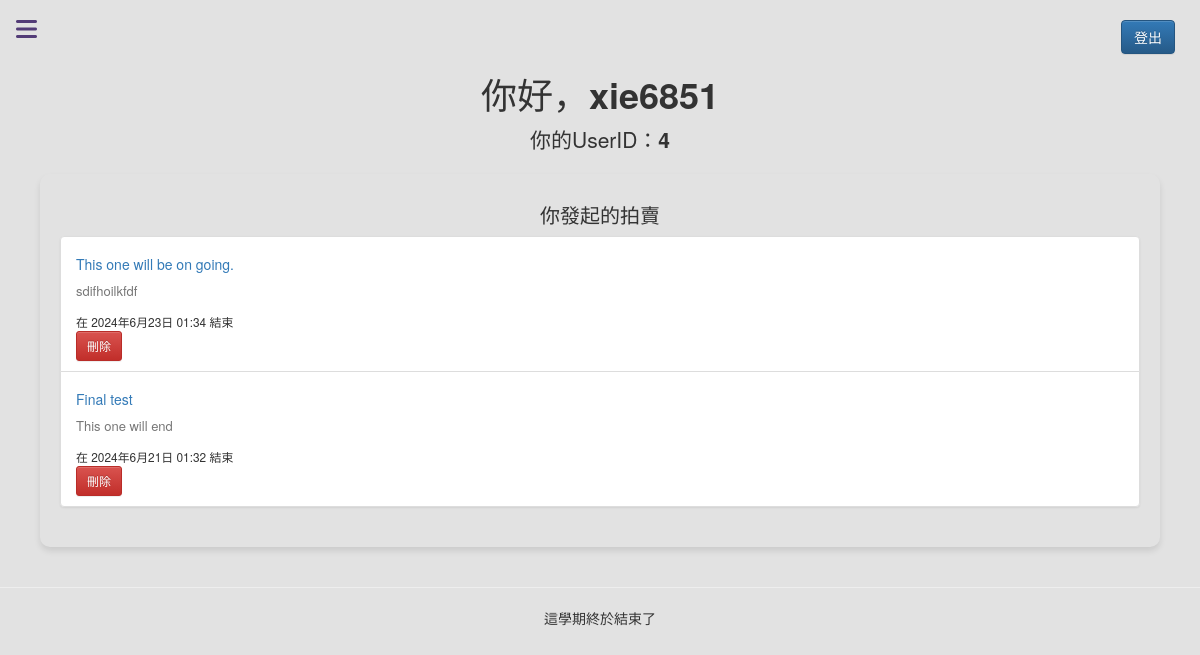
The app's page /account/ (signed in), older data.
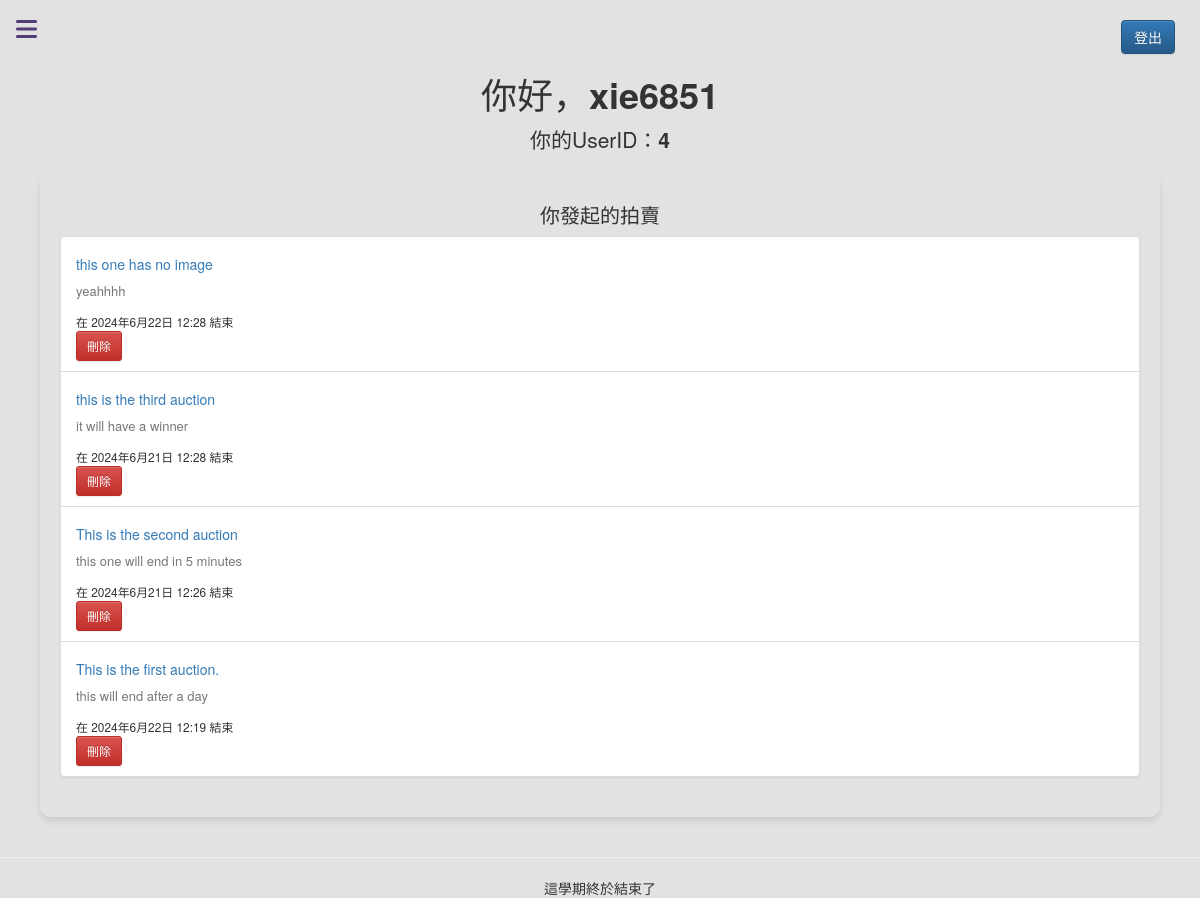
The same page, newer data.
### mainsite/models.py (models this page shows, shortened)
class Auctions(models.Model):
    auction_id = models.AutoField(primary_key=True)
    user = models.ForeignKey(User, on_delete=models.CASCADE, null=True)
    title = models.CharField(max_length=255)
    description = models.TextField(null=True, blank=True)
    start_time = models.DateTimeField(auto_now_add=True)
    duration = models.IntegerField(default=86400)
    starting_bid = models.DecimalField(max_digits=10, decimal_places=2)
    current_bid = models.DecimalField(
        max_digits=10, decimal_places=2, null=True, blank=True
    )
    image = models.ImageField(upload_to="images/", null=True, blank=True)
    @property
    def end_time(self):
        return self.start_time + datetime.timedelta(seconds=self.duration)

### user_account/views.py (the view)
# urls.py: path("account/", account_views.Account, name="account"),
@login_required
def Account(request):
    user_auctions = Auctions.objects.filter(user=request.user).order_by("-start_time")
    context = {
        "auctions": user_auctions,
    }
    return render(request, "user_account/account.html", context)

### templates/user_account/account.html (shortened to what this page needs)
{% extends "base.html" %}
{% block content %}
<div class="container-fluid py-5">
    <div class="row">
        <div class="col-12 text-right mb-4">
            <form action="{% url 'logout' %}" method="post">
                <button type="submit" class="btn btn-primary" name="logout">登出</button>
            </form>
        </div>
    </div>
    <div class="text-center mb-5">
        <h1>你好，<b>{{ request.user.username }}</b></h1>
        <p class="lead">你的UserID：<b>{{ request.user.id }}</b></p>
    </div>
    <div class="card shadow-sm">
        <div class="card-body">
            <h2 class="card-title text-center mb-4">你發起的拍賣</h2>
            {% if auctions %}
                <ul class="list-group list-group-flush">
                    {% for auction in auctions %}
                        <li class="list-group-item">
                            <h5 class="mb-1"><a href="{% url 'auction_detail' auction.auction_id %}" class="stretched-link">{{ auction.title }}</a></h5>
                            <p class="mb-2 text-muted">{{ auction.description|default:"無" }}</p>
                            <small>在 {{ auction.end_time }} 結束</small>
                            <form action="{% url 'delete_auction' auction.auction_id %}" method="post" class="mt-2">
                                <button type="submit" class="btn btn-danger btn-sm" onclick="return confirm('確定刪除?');">刪除</button>
                            </form>
                        </li>
                    {% endfor %}
                </ul>
            {% else %}
                <div class="alert alert-info" role="alert">
                    你還沒發起任何拍賣
                </div>
            {% endif %}
        </div>
    </div>
</div>
{% endblock %}

### templates/base.html (shortened to what this page needs)
{% load static %}
<!DOCTYPE html>
<html>
<head>
    <link rel="stylesheet" href="{% static 'bootstrap/bootstrap.min.css' %}" />
    <link rel="stylesheet" href="{% static 'bootstrap/bootstrap-theme.min.css' %}" />
	<link rel="stylesheet" href="https://cdnjs.cloudflare.com/ajax/libs/font-awesome/6.2.0/css/all.min.css">
</head>
<body>
    {% include "navbar.html" %}
    {% block content %}{% endblock %}
    {% include "footer.html" %}
</body>
</html>

### templates/navbar.html (shortened to what this page needs)
<button class="sidebar-toggle"><i class="fas fa-bars"></i></button>

### templates/footer.html
<footer class="footer">
    <hr>
    <p class="text-center py-4">這學期終於結束了</p>
</footer>

### templates/base.html (style rules this page uses)
html, body { height: 100%; margin: 0; }
body { background-color: #e2e2e2; }
.container, .container-fluid { padding: 2rem 1rem; max-width: 1140px; }
h1, h2 { color: #333; }
.card { border: none; box-shadow: 0 4px 6px rgba(0,0,0,0.1); transition: transform 0.3s; border-radius: 1rem; position: relative; padding-top: 10px; }
.text-muted { font-size: 1.3rem; }
.card-body { min-height: 180px; padding: 2rem; }
.card-title { margin-bottom: 0.75rem; font-size: 2rem; }
.text-center { margin-top: 0; margin-bottom: 1rem; }
.sidebar-toggle { position: fixed; top: 10px; left: 10px; background-color: transparent; border: none; font-size: 24px; color: #533c77; cursor: pointer; }

Row changes from the older to the newer data that the page shows:
removed Auctions: title "This one will be on going.", description "sdifhoilkfdf", end_time "2024年6月23日 01:34"
removed Auctions: title "Final test", description "This one will end", end_time "2024年6月21日 01:32"
added Auctions: title "this one has no image", description "yeahhhh", end_time "2024年6月22日 12:28"
added Auctions: title "this is the third auction", description "it will have a winner", end_time "2024年6月21日 12:28"
added Auctions: title "This is the second auction", description "this one will end in 5 minutes", end_time "2024年6月21日 12:26"
added Auctions: title "This is the first auction.", description "this will end after a day", end_time "2024年6月22日 12:19"
